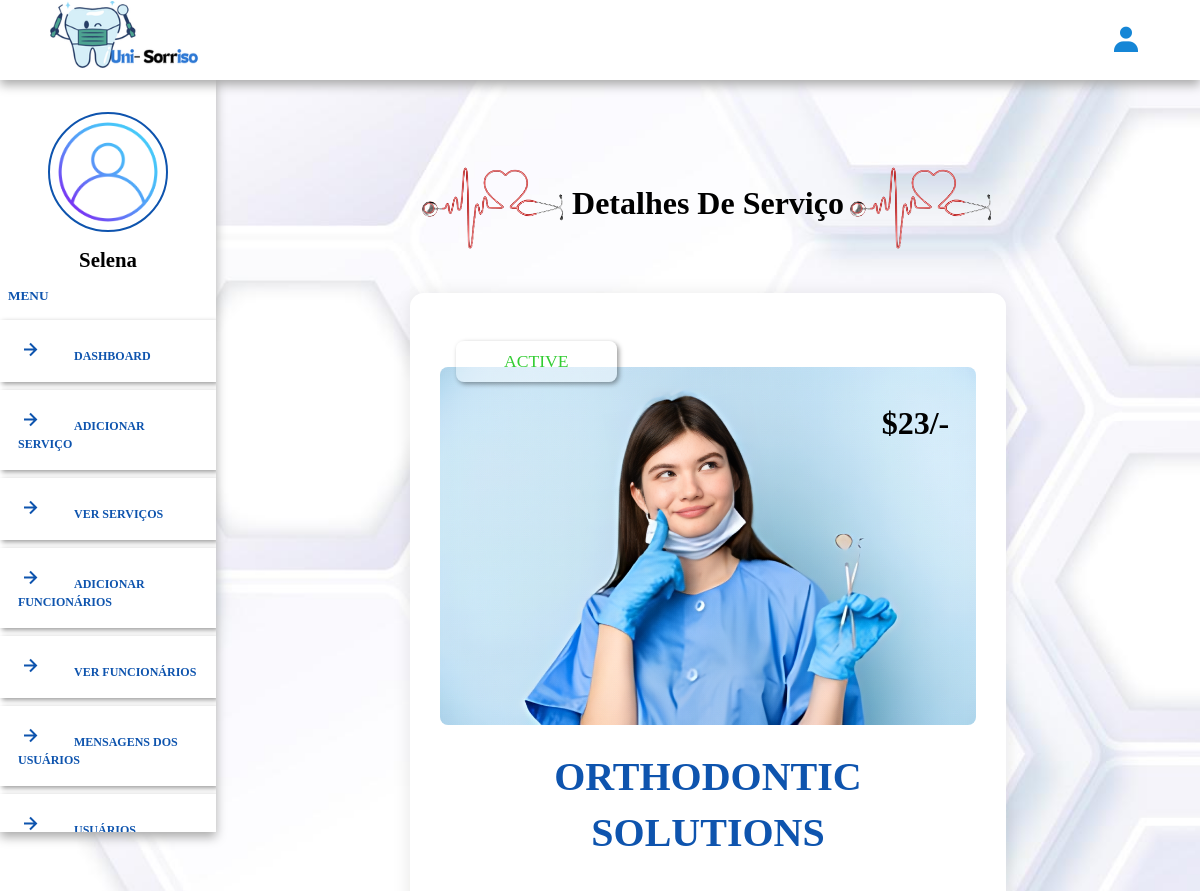
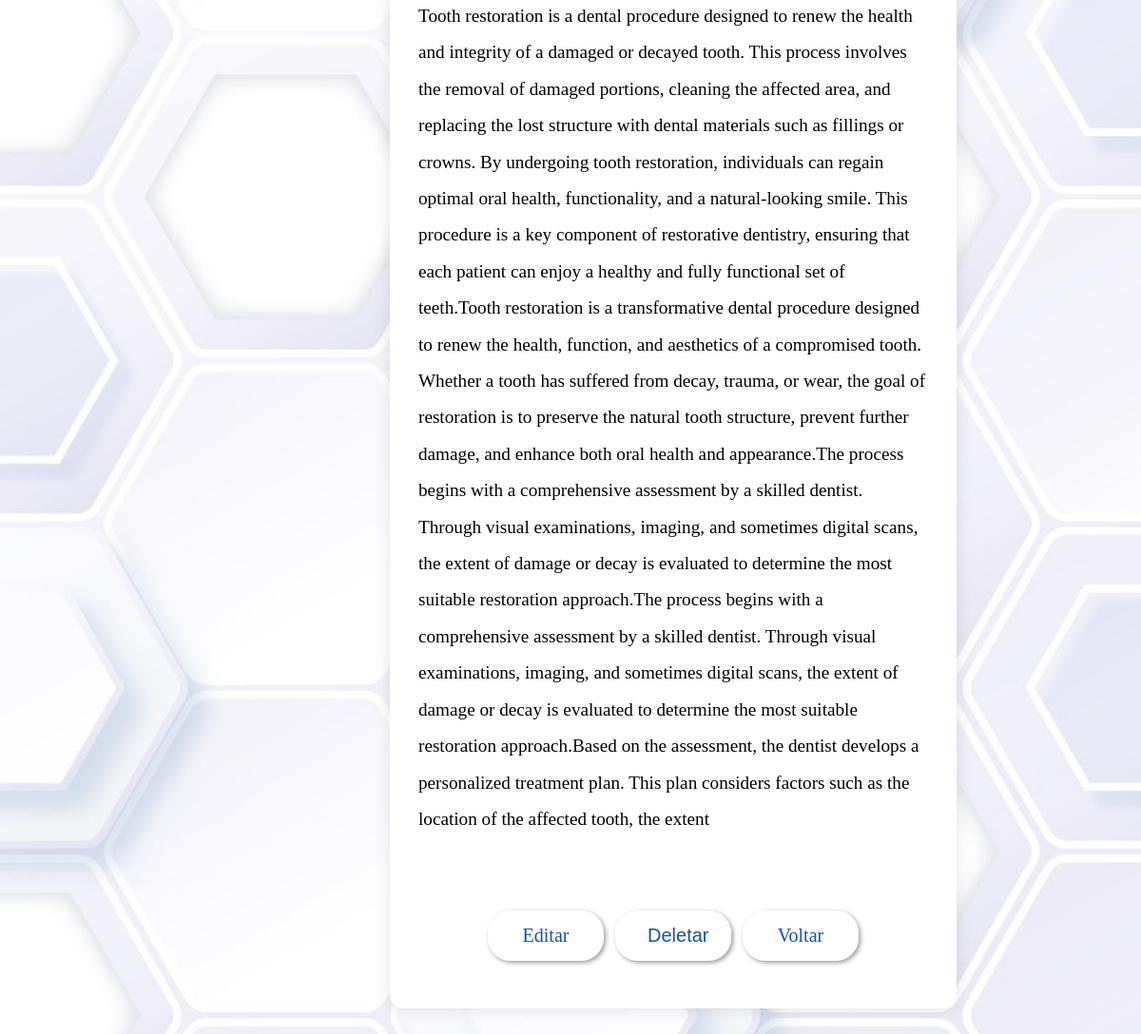
The page /admin/read_service.php?post_id=Q8kHS0DfdJvYcpvJS2Q5 (signed in) on the database its author committed (2 pictures, top to bottom).
### tables this page shows
CREATE TABLE `services` (
  `id` varchar(255) NOT NULL,
  `name` varchar(255) NOT NULL,
  `price` varchar(255) NOT NULL,
  `image` varchar(255) NOT NULL,
  `service_detail` varchar(1500) NOT NULL,
  `status` varchar(100) NOT NULL
);

### admin/read_service.php (the view, shortened to what this page needs)
<?php
    include_once('../componentes/conect.php');
    $admin_id = $_COOKIE['admin_id'] ?? '';
    $get_id = $_GET['post_id'];
?>
<!doctype html>
<html lang="pt-br">
    <head>
        <link rel="stylesheet" href="https://cdnjs.cloudflare.com/ajax/libs/font-awesome/6.4.0/css/all.min.css">
        <link rel="stylesheet" href="https://cdn.jsdelivr.net/npm/boxicons@latest/css/boxicons.min.css">
        <link rel="stylesheet" type="text/css" href="../css/admi_style.css?v=<?php echo time(); ?>">
    </head>
    <body style="padding-left:0;">
        <div class="main-container">
            <?php include_once('../admin/admin_header.php'); ?>
            <section class="read-container">
                <div class="heading">
                    <h1><img src="../images/separator.png">Detalhes de Serviço<img src="../images/separator.png"></h1>
                </div>
                <div class="box-container">
                    <?php
                        $select_service  = $conn->prepare("SELECT * FROM `services` WHERE id = ?");
                        $select_service->execute([$get_id]);
                        if($select_service->rowCount() > 0){
                            while($fetch_services = $select_service->fetch(PDO::FETCH_ASSOC)){
                    ?>
                    <form action ="" method="post" class="box">
                        <div class="status" style="color: <?= ($fetch_services['status'] == 'active') ? 'limegreen' : 'red'; ?>;">
                    <?= htmlspecialchars($fetch_services['status']) ?>
                            </div>
                            <?php if (!empty($fetch_services['image'])) { ?>
                                <img src="../uploaded_files/services/<?= htmlspecialchars($fetch_services['image']) ?>" class="image">
                            <?php } ?>
                            <p class="price">$<?= htmlspecialchars($fetch_services['price']) ?>/-</p>
                            <div class ="name"><?= htmlspecialchars($fetch_services['name']) ?></div>
                            <div class ="content"><?= htmlspecialchars($fetch_services['service_detail']) ?></div>
                            <div class="flex-btn">
                             <a href="edit_service.php?id=<?= $fetch_services['id']; ?>" class="btn">editar</a>
                            <button type="submit" name="delete" class="btn" onclick="return confirm('delete this service');">deletar</button>
                            <a href="/dentista/admin/view_services.php" class="btn">Voltar</a>
                            </div>
                    </form>
                    <?php
                            }
                        }
                    ?>
                </div>
            </section>
        </div>
    </body>
</html>

### admin/admin_header.php (shortened to what this page needs)
<header>
  <div class="logoo">
    <img src="../images/beng.png" width="150">
  </div>
  <div class="right">
    <div class="bx bxs-user" id="user-btn"></div>
  </div>
</header>
<div class="side-container">
  <div class="sidebar">
    <?php
    if (!empty($admin_id)) {
        $select_admin = $conn->prepare("SELECT * FROM `admin` WHERE id = ?");
        $select_admin->execute([$admin_id]);
        if ($select_admin->rowCount() > 0) {
            $fetch_profile = $select_admin->fetch(PDO::FETCH_ASSOC);
            echo '<div class="profile">';
            echo '<img src="../uploaded_files/perfil.png" width="150" alt="Foto de perfil" class="logo-img">';
            echo '<p class="admin-name" style="margin-top:1rem;">' . htmlspecialchars($fetch_profile['name']) . '</p>';
            echo '</div>';
        } else {
            echo '<p>Admin não encontrado!</p>';
        }
    } else {
        echo '<p>ID do admin está vazio!</p>';
    }
    ?>
    <h5>Menu</h5>
    <ul>
      <li><a href="dashboard.php"><i class="bx bx-right-arrow-alt"></i>Dashboard</a></li>
      <li><a href="add_service.php"><i class="bx bx-right-arrow-alt"></i>Adicionar Serviço</a></li>
      <li><a href="view_services.php"><i class="bx bx-right-arrow-alt"></i>Ver Serviços</a></li>
      <li><a href="add_employee.php"><i class="bx bx-right-arrow-alt"></i>Adicionar Funcionários</a></li>
      <li><a href="view_employee.php"><i class="bx bx-right-arrow-alt"></i>Ver Funcionários</a></li>
      <li><a href="admin_message.php"><i class="bx bx-right-arrow-alt"></i>Mensagens dos usuários</a></li>
       <li><a href="user_account.php"><i class="bx bx-right-arrow-alt"></i>Usuários</a></li>
    </ul>
  </div>
</div>

### rows shown on the page
services: status "ACTIVE", image (picture), price "23", name "ORTHODONTIC SOLUTIONS", service_detail "Tooth restoration is a dental procedure designed to renew the health and integrity of a damaged or decayed tooth. This process involves the removal of damaged portions, cleaning the affected area, and replacing the lost structure with dental materials such as fillings or crowns. By undergoing tooth restoration, individuals can regain optimal oral health, functionality, and a natural-looking smile. This procedure is a key component of restorative dentistry, ensuring that each patient can enjoy a healthy and fully functional set of teeth.Tooth restoration is a transformative dental procedure designed to renew the health, function, and aesthetics of a compromised tooth. Whether a tooth has…"

### other values the page prints
$fetch_profile['name'] "Selena"
